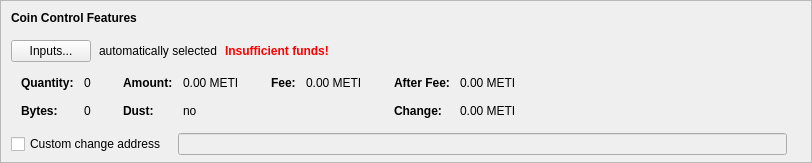
    <widget class="QFrame" name="frameCoinControl">
     <property name="sizePolicy">
      <sizepolicy hsizetype="Expanding" vsizetype="Expanding">
       <horstretch>0</horstretch>
       <verstretch>0</verstretch>
      </sizepolicy>
     </property>
     <property name="maximumSize">
      <size>
       <width>16777215</width>
       <height>16777215</height>
      </size>
     </property>
     <property name="frameShape">
      <enum>QFrame::StyledPanel</enum>
     </property>
     <property name="frameShadow">
      <enum>QFrame::Sunken</enum>
     </property>
     <layout class="QVBoxLayout" name="verticalLayoutCoinControl2">
      <property name="spacing">
       <number>0</number>
      </property>
      <property name="leftMargin">
       <number>0</number>
      </property>
      <property name="topMargin">
       <number>0</number>
      </property>
      <property name="rightMargin">
       <number>0</number>
      </property>
      <property name="bottomMargin">
       <number>6</number>
      </property>
      <item>
       <layout class="QVBoxLayout" name="verticalLayoutCoinControl" stretch="0,0,0,0,1">
        <property name="spacing">
         <number>0</number>
        </property>
        <property name="leftMargin">
         <number>10</number>
        </property>
        <property name="topMargin">
         <number>10</number>
        </property>
        <item>
         <layout class="QHBoxLayout" name="horizontalLayoutCoinControl1">
          <property name="bottomMargin">
           <number>15</number>
          </property>
          <item>
           <widget class="QLabel" name="labelCoinControlFeatures">
            <property name="sizePolicy">
             <sizepolicy hsizetype="Preferred" vsizetype="Maximum">
              <horstretch>0</horstretch>
              <verstretch>0</verstretch>
             </sizepolicy>
            </property>
            <property name="font">
             <font>
              <weight>75</weight>
              <bold>true</bold>
             </font>
            </property>
            <property name="styleSheet">
             <string notr="true">font-weight:bold;</string>
            </property>
            <property name="text">
             <string>Coin Control Features</string>
            </property>
           </widget>
          </item>
         </layout>
        </item>
        <item>
         <layout class="QHBoxLayout" name="horizontalLayoutCoinControl2" stretch="0,0,0,0">
          <property name="spacing">
           <number>8</number>
          </property>
          <property name="bottomMargin">
           <number>10</number>
          </property>
          <item>
           <widget class="QPushButton" name="pushButtonCoinControl">
            <property name="styleSheet">
             <string notr="true"/>
            </property>
            <property name="text">
             <string>Inputs...</string>
            </property>
            <property name="autoDefault">
             <bool>false</bool>
            </property>
           </widget>
          </item>
          <item>
           <widget class="QLabel" name="labelCoinControlAutomaticallySelected">
            <property name="text">
             <string>automatically selected</string>
            </property>
            <property name="margin">
             <number>5</number>
            </property>
           </widget>
          </item>
          <item>
           <widget class="QLabel" name="labelCoinControlInsuffFunds">
            <property name="font">
             <font>
              <weight>75</weight>
              <bold>true</bold>
             </font>
            </property>
            <property name="styleSheet">
             <string notr="true">color:red;font-weight:bold;</string>
            </property>
            <property name="text">
             <string>Insufficient funds!</string>
            </property>
            <property name="margin">
             <number>5</number>
            </property>
           </widget>
          </item>
          <item>
           <spacer name="horizontalSpacerCoinControl">
            <property name="orientation">
             <enum>Qt::Horizontal</enum>
            </property>
            <property name="sizeHint" stdset="0">
             <size>
              <width>40</width>
              <height>1</height>
             </size>
            </property>
           </spacer>
          </item>
         </layout>
        </item>
        <item>
         <widget class="QWidget" name="widgetCoinControl" native="true">
          <property name="sizePolicy">
           <sizepolicy hsizetype="Preferred" vsizetype="Preferred">
            <horstretch>0</horstretch>
            <verstretch>0</verstretch>
           </sizepolicy>
          </property>
          <property name="minimumSize">
           <size>
            <width>0</width>
            <height>0</height>
           </size>
          </property>
          <property name="styleSheet">
           <string notr="true"/>
          </property>
          <layout class="QHBoxLayout" name="horizontalLayoutCoinControl5">
           <property name="leftMargin">
            <number>0</number>
           </property>
           <property name="topMargin">
            <number>0</number>
           </property>
           <property name="rightMargin">
            <number>0</number>
           </property>
           <property name="bottomMargin">
            <number>0</number>
           </property>
           <item>
            <layout class="QHBoxLayout" name="horizontalLayoutCoinControl3" stretch="0,0,0,1">
             <property name="spacing">
              <number>20</number>
             </property>
             <property name="topMargin">
              <number>0</number>
             </property>
             <property name="bottomMargin">
              <number>10</number>
             </property>
             <item>
              <layout class="QFormLayout" name="formLayoutCoinControl1">
               <property name="horizontalSpacing">
                <number>10</number>
               </property>
               <property name="verticalSpacing">
                <number>14</number>
               </property>
               <property name="leftMargin">
                <number>10</number>
               </property>
               <property name="topMargin">
                <number>4</number>
               </property>
               <property name="rightMargin">
                <number>6</number>
               </property>
               <item row="0" column="0">
                <widget class="QLabel" name="labelCoinControlQuantityText">
                 <property name="font">
                  <font>
                   <weight>75</weight>
                   <bold>true</bold>
                  </font>
                 </property>
                 <property name="text">
                  <string>Quantity:</string>
                 </property>
                 <property name="margin">
                  <number>0</number>
                 </property>
                </widget>
               </item>
               <item row="0" column="1">
                <widget class="QLabel" name="labelCoinControlQuantity">
                 <property name="cursor">
                  <cursorShape>IBeamCursor</cursorShape>
                 </property>
                 <property name="contextMenuPolicy">
                  <enum>Qt::ActionsContextMenu</enum>
                 </property>
                 <property name="text">
                  <string notr="true">0</string>
                 </property>
                 <property name="margin">
                  <number>0</number>
                 </property>
                 <property name="textInteractionFlags">
                  <set>Qt::LinksAccessibleByMouse|Qt::TextSelectableByKeyboard|Qt::TextSelectableByMouse</set>
                 </property>
                </widget>
               </item>
               <item row="1" column="0">
                <widget class="QLabel" name="labelCoinControlBytesText">
                 <property name="font">
                  <font>
                   <weight>75</weight>
                   <bold>true</bold>
                  </font>
                 </property>
                 <property name="text">
                  <string>Bytes:</string>
                 </property>
                </widget>
               </item>
               <item row="1" column="1">
                <widget class="QLabel" name="labelCoinControlBytes">
                 <property name="cursor">
                  <cursorShape>IBeamCursor</cursorShape>
                 </property>
                 <property name="contextMenuPolicy">
                  <enum>Qt::ActionsContextMenu</enum>
                 </property>
                 <property name="text">
                  <string notr="true">0</string>
                 </property>
                 <property name="textInteractionFlags">
                  <set>Qt::LinksAccessibleByMouse|Qt::TextSelectableByKeyboard|Qt::TextSelectableByMouse</set>
                 </property>
                </widget>
               </item>
              </layout>
             </item>
             <item>
              <layout class="QFormLayout" name="formLayoutCoinControl2">
               <property name="horizontalSpacing">
                <number>10</number>
               </property>
               <property name="verticalSpacing">
                <number>14</number>
               </property>
               <property name="leftMargin">
                <number>6</number>
               </property>
               <property name="topMargin">
                <number>4</number>
               </property>
               <property name="rightMargin">
                <number>6</number>
               </property>
               <item row="0" column="0">
                <widget class="QLabel" name="labelCoinControlAmountText">
                 <property name="font">
                  <font>
                   <weight>75</weight>
                   <bold>true</bold>
                  </font>
                 </property>
                 <property name="text">
                  <string>Amount:</string>
                 </property>
                 <property name="margin">
                  <number>0</number>
                 </property>
                </widget>
               </item>
               <item row="0" column="1">
                <widget class="QLabel" name="labelCoinControlAmount">
                 <property name="cursor">
                  <cursorShape>IBeamCursor</cursorShape>
                 </property>
                 <property name="contextMenuPolicy">
                  <enum>Qt::ActionsContextMenu</enum>
                 </property>
                 <property name="text">
                  <string notr="true">0.00 METI</string>
                 </property>
                 <property name="textInteractionFlags">
                  <set>Qt::LinksAccessibleByMouse|Qt::TextSelectableByKeyboard|Qt::TextSelectableByMouse</set>
                 </property>
                </widget>
               </item>
               <item row="1" column="0">
                <widget class="QLabel" name="labelCoinControlLowOutputText">
                 <property name="font">
                  <font>
                   <weight>75</weight>
                   <bold>true</bold>
                  </font>
                 </property>
                 <property name="text">
                  <string>Dust:</string>
                 </property>
                </widget>
               </item>
               <item row="1" column="1">
                <widget class="QLabel" name="labelCoinControlLowOutput">
                 <property name="cursor">
                  <cursorShape>IBeamCursor</cursorShape>
                 </property>
                 <property name="contextMenuPolicy">
                  <enum>Qt::ActionsContextMenu</enum>
                 </property>
                 <property name="text">
                  <string notr="true">no</string>
                 </property>
                 <property name="textInteractionFlags">
                  <set>Qt::LinksAccessibleByMouse|Qt::TextSelectableByKeyboard|Qt::TextSelectableByMouse</set>
                 </property>
                </widget>
               </item>
              </layout>
             </item>
             <item>
              <layout class="QFormLayout" name="formLayoutCoinControl3">
               <property name="horizontalSpacing">
                <number>10</number>
               </property>
               <property name="verticalSpacing">
                <number>14</number>
               </property>
               <property name="leftMargin">
                <number>6</number>
               </property>
               <property name="topMargin">
                <number>4</number>
               </property>
               <property name="rightMargin">
                <number>6</number>
               </property>
               <item row="0" column="0">
                <widget class="QLabel" name="labelCoinControlFeeText">
                 <property name="font">
                  <font>
                   <weight>75</weight>
                   <bold>true</bold>
                  </font>
                 </property>
                 <property name="text">
                  <string>Fee:</string>
                 </property>
                 <property name="margin">
                  <number>0</number>
                 </property>
                </widget>
               </item>
               <item row="0" column="1">
                <widget class="QLabel" name="labelCoinControlFee">
                 <property name="cursor">
                  <cursorShape>IBeamCursor</cursorShape>
                 </property>
                 <property name="contextMenuPolicy">
                  <enum>Qt::ActionsContextMenu</enum>
                 </property>
                 <property name="text">
                  <string notr="true">0.00 METI</string>
                 </property>
                 <property name="textInteractionFlags">
                  <set>Qt::LinksAccessibleByMouse|Qt::TextSelectableByKeyboard|Qt::TextSelectableByMouse</set>
                 </property>
                </widget>
               </item>
              </layout>
             </item>
             <item>
              <layout class="QFormLayout" name="formLayoutCoinControl4">
               <property name="horizontalSpacing">
                <number>10</number>
               </property>
               <property name="verticalSpacing">
                <number>14</number>
               </property>
               <property name="leftMargin">
                <number>6</number>
               </property>
               <property name="topMargin">
                <number>4</number>
               </property>
               <property name="rightMargin">
                <number>6</number>
               </property>
               <item row="0" column="0">
                <widget class="QLabel" name="labelCoinControlAfterFeeText">
                 <property name="font">
                  <font>
                   <weight>75</weight>
                   <bold>true</bold>
                  </font>
                 </property>
                 <property name="text">
                  <string>After Fee:</string>
                 </property>
                 <property name="margin">
                  <number>0</number>
                 </property>
                </widget>
               </item>
               <item row="0" column="1">
                <widget class="QLabel" name="labelCoinControlAfterFee">
                 <property name="cursor">
                  <cursorShape>IBeamCursor</cursorShape>
                 </property>
                 <property name="contextMenuPolicy">
                  <enum>Qt::ActionsContextMenu</enum>
                 </property>
                 <property name="text">
                  <string notr="true">0.00 METI</string>
                 </property>
                 <property name="textInteractionFlags">
                  <set>Qt::LinksAccessibleByMouse|Qt::TextSelectableByKeyboard|Qt::TextSelectableByMouse</set>
                 </property>
                </widget>
               </item>
               <item row="1" column="0">
                <widget class="QLabel" name="labelCoinControlChangeText">
                 <property name="font">
                  <font>
                   <weight>75</weight>
                   <bold>true</bold>
                  </font>
                 </property>
                 <property name="text">
                  <string>Change:</string>
                 </property>
                </widget>
               </item>
               <item row="1" column="1">
                <widget class="QLabel" name="labelCoinControlChange">
                 <property name="cursor">
                  <cursorShape>IBeamCursor</cursorShape>
                 </property>
                 <property name="contextMenuPolicy">
                  <enum>Qt::ActionsContextMenu</enum>
                 </property>
                 <property name="text">
                  <string notr="true">0.00 METI</string>
                 </property>
                 <property name="textInteractionFlags">
                  <set>Qt::LinksAccessibleByMouse|Qt::TextSelectableByKeyboard|Qt::TextSelectableByMouse</set>
                 </property>
                </widget>
               </item>
              </layout>
             </item>
            </layout>
           </item>
          </layout>
         </widget>
        </item>
        <item>
         <layout class="QHBoxLayout" name="horizontalLayoutCoinControl4" stretch="0,0,0">
          <property name="spacing">
           <number>12</number>
          </property>
          <property name="sizeConstraint">
           <enum>QLayout::SetDefaultConstraint</enum>
          </property>
          <property name="topMargin">
           <number>5</number>
          </property>
          <property name="rightMargin">
           <number>5</number>
          </property>
          <item>
           <widget class="QCheckBox" name="checkBoxCoinControlChange">
            <property name="toolTip">
             <string>If this is activated, but the change address is empty or invalid, change will be sent to a newly generated address.</string>
            </property>
            <property name="text">
             <string>Custom change address</string>
            </property>
           </widget>
          </item>
          <item>
           <widget class="QValidatedLineEdit" name="lineEditCoinControlChange">
            <property name="enabled">
             <bool>false</bool>
            </property>
            <property name="sizePolicy">
             <sizepolicy hsizetype="Expanding" vsizetype="Fixed">
              <horstretch>0</horstretch>
              <verstretch>0</verstretch>
             </sizepolicy>
            </property>
           </widget>
          </item>
          <item>
           <widget class="QLabel" name="labelCoinControlChangeLabel">
            <property name="sizePolicy">
             <sizepolicy hsizetype="Preferred" vsizetype="Expanding">
              <horstretch>0</horstretch>
              <verstretch>0</verstretch>
             </sizepolicy>
            </property>
            <property name="minimumSize">
             <size>
              <width>0</width>
              <height>0</height>
             </size>
            </property>
            <property name="text">
             <string/>
            </property>
            <property name="margin">
             <number>3</number>
            </property>
           </widget>
          </item>
         </layout>
        </item>
        <item>
         <spacer name="verticalSpacerCoinControl">
          <property name="orientation">
           <enum>Qt::Vertical</enum>
          </property>
          <property name="sizeHint" stdset="0">
           <size>
            <width>800</width>
            <height>1</height>
           </size>
          </property>
         </spacer>
        </item>
       </layout>
      </item>
     </layout>
    </widget>
